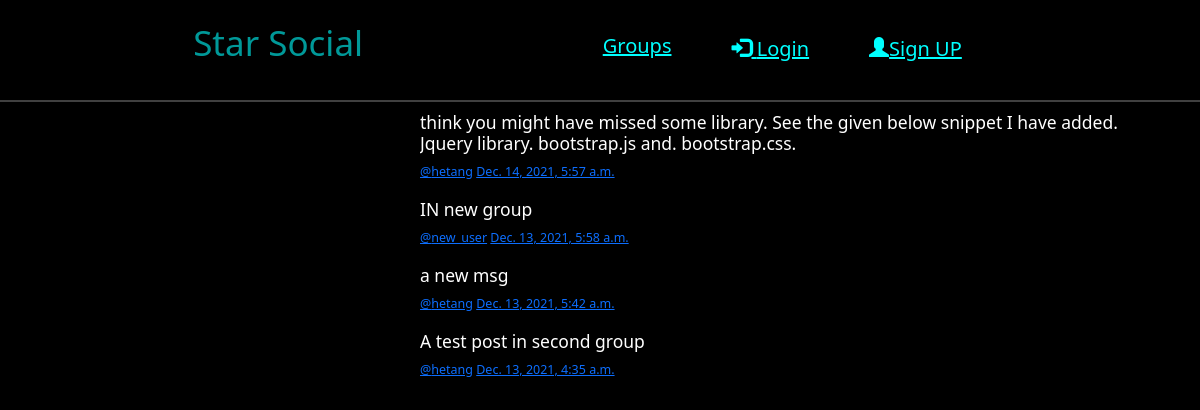
/posts/, run on the app's committed database.
### posts/models.py (models this page shows, shortened)
class Post(models.Model):
    user = models.ForeignKey(User, related_name='posts',on_delete=models.CASCADE)
    created_at = models.DateTimeField(auto_now=True)
    message = models.TextField()
    message_html = models.TextField(editable=False)
    group = models.ForeignKey(
        Group, related_name='posts', null=True, blank=True,on_delete=models.CASCADE)
    class Meta():
        ordering = ['-created_at']
        unique_together = ['user', 'message']

### posts/views.py (the view)
class PostList(SelectRelatedMixin,generic.ListView):
    model = models.Post
    select_related = ('user','group')

### posts/templates/posts/post_list.html (shortened to what this page needs)
{% extends 'posts/post_base.html' %}
{% block prepost%}
<div class="col-md-4">
</div>
{% endblock %}
{% block post_content%}
<div class="col-md-8">
  {% for post in post_list %}
  {% include "posts/_post.html" %}
  {% endfor %}
</div>
{% endblock %}

### posts/templates/posts/_post.html (shortened to what this page needs)
<div class="post media">
  <h3>{{post.message_html|safe}}</h3>
  <div class="media-body">
    <h5 class="media-heading">
      <span class='username'>
        <a href="{% url 'posts:for_user' username=post.user.username%}">@{{post.user.username}}</a>
      </span>
      <time class='time'>
        <a href="{% url 'posts:single' username=post.user.username pk=post.pk%}">
        {{post.created_at}}</a>
      </time>
    </h5>
  </div>
</div>

### static/simplesocial/css/master.css (style rules this page uses)
body { margin: 0; overflow: hidden; background-color: black; color:white; }

### data on the page
Post: message_html "think you might have missed some library. See the given below snippet I have added. Jquery library. bootstrap.js and. bootstrap.css.", user.username "hetang", created_at "Dec. 14, 2021, 5:57 a.m."
Post: message_html "IN new group", user.username "new_user", created_at "Dec. 13, 2021, 5:58 a.m."
Post: message_html "a new msg", user.username "hetang", created_at "Dec. 13, 2021, 5:42 a.m."
Post: message_html "A test post in second group", user.username "hetang", created_at "Dec. 13, 2021, 4:35 a.m."
